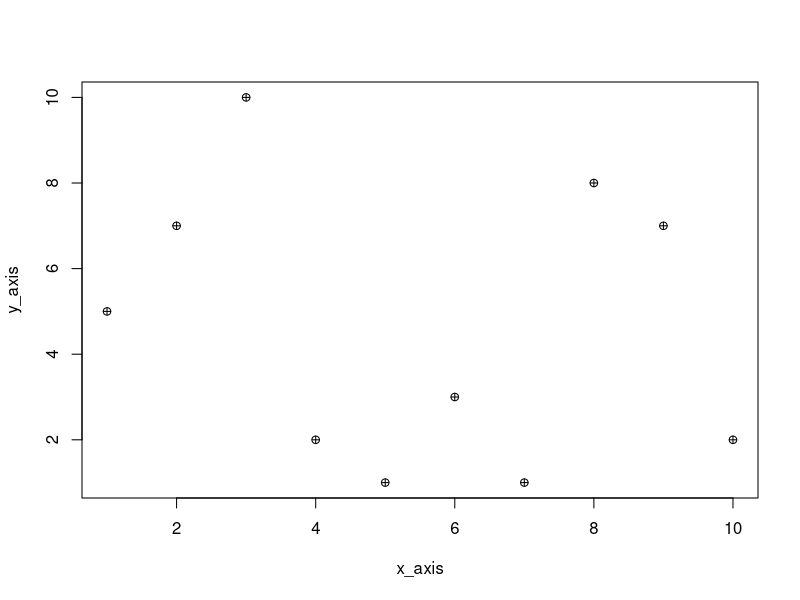
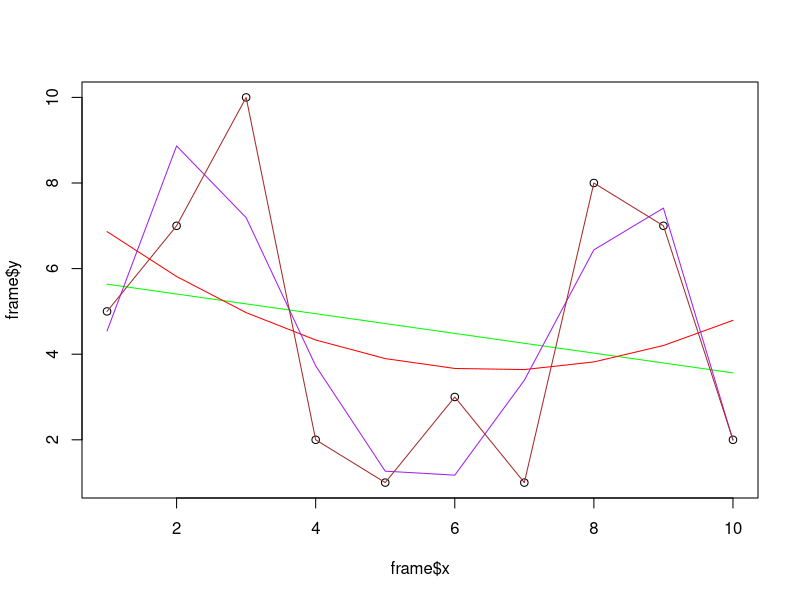

Generate these figures, in order, with R:
frame = data.frame(x=c(1,2,3,4,5,6,7,8,9,10),y=c(5,7,10,2,1,3,1,8,7,2))
plot(frame$x,frame$y,pch =10,xlab = "x_axis",ylab = "y_axis")

# linear model
fit1 = lm(y~x,data= frame)
plot(frame$x,frame$y)
lines(frame$x,predict(fit1,data.frame(x= frame$x)),col= "green")
fit2 = lm(y~poly(x,2,raw=TRUE),data = frame)
lines(frame$x,predict(fit2,data.frame(x= frame$x)),col= "red")
fit3 = lm(y~poly(x,4,raw=TRUE),data = frame)
lines(frame$x,predict(fit3,data.frame(x= frame$x)),col= "purple")
fit4 = lm(y~poly(x,10,raw=TRUE),data = frame)
lines(frame$x,predict(fit4,data.frame(x= frame$x)),col= "brown")

summary(fit1)$adj.r.square
summary(fit2)$adj.r.square
summary(fit3)$adj.r.square
summary(fit4)$adj.r.square